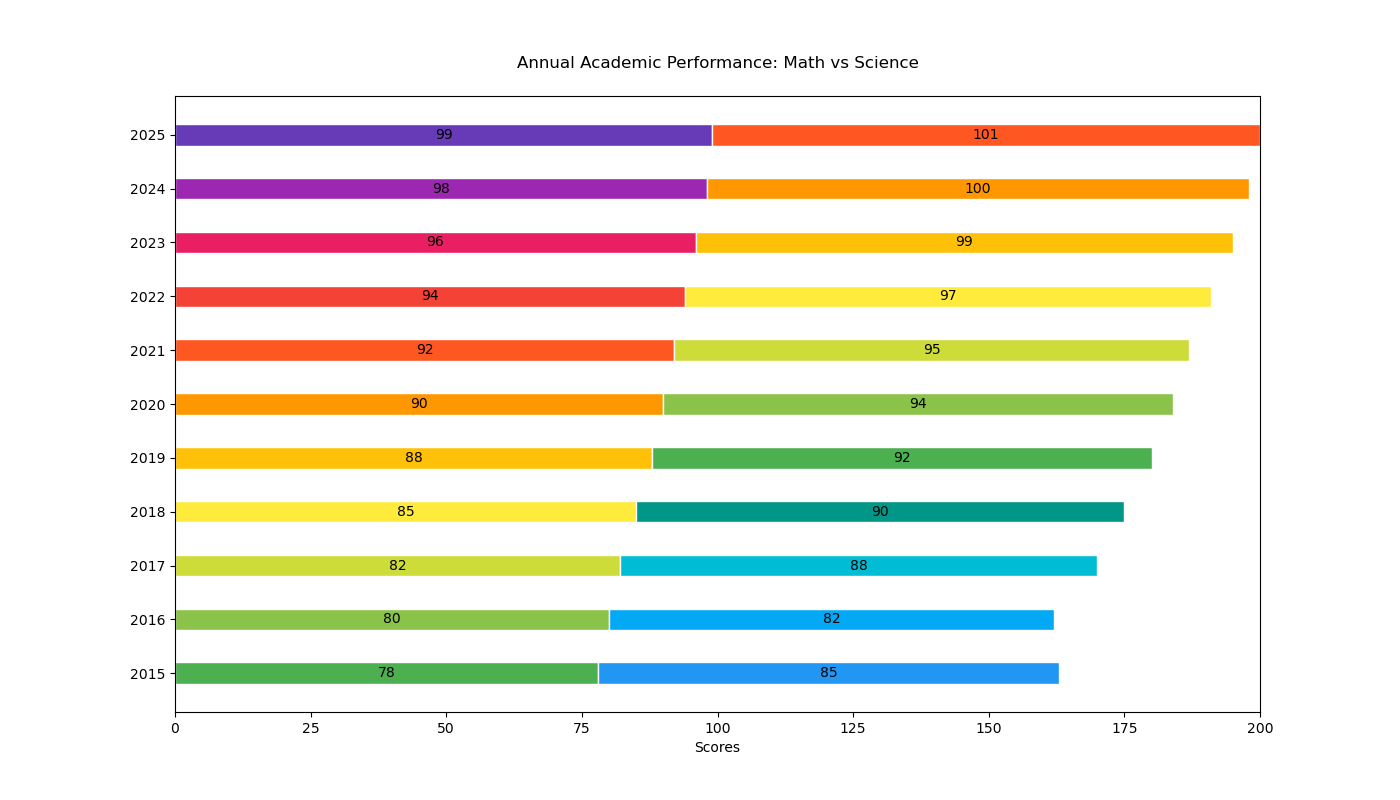

Generate this figure with Python:

import matplotlib.pyplot as plt

# Data
years = ['2015', '2016', '2017', '2018', '2019', '2020', '2021', '2022', '2023', '2024', '2025']
math_scores = [78, 80, 82, 85, 88, 90, 92, 94, 96, 98, 99]
science_scores = [85, 82, 88, 90, 92, 94, 95, 97, 99, 100, 101]

# Colors
colors_math = ['#4CAF50', '#8BC34A', '#CDDC39', '#FFEB3B', '#FFC107', '#FF9800', '#FF5722', '#F44336', '#E91E63', '#9C27B0', '#673AB7']
colors_science = ['#2196F3', '#03A9F4', '#00BCD4', '#009688', '#4CAF50', '#8BC34A', '#CDDC39', '#FFEB3B', '#FFC107', '#FF9800', '#FF5722']

# Plot
fig, ax = plt.subplots(figsize=(14, 8))  # Change width and height of the chart

bar_height = 0.4  # Change band height for bars

# Creating a horizontal stacked bar chart
bars_math = plt.barh(years, math_scores, color=colors_math, edgecolor='white', height=bar_height)
bars_science = plt.barh(years, science_scores, left=math_scores, color=colors_science, edgecolor='white', height=bar_height)

# Adding labels and title
plt.xlabel('Scores')
plt.title('Annual Academic Performance: Math vs Science', pad=20)

# Customizing the axes
plt.xlim(0, 200)  # Adjust the x-axis limit to accommodate the stack

# Adding numerical labels
for index, value in enumerate(math_scores):
    plt.text(value / 2, index, str(value), ha='center', va='center', color='black')
for index, value in enumerate(science_scores):
    plt.text(math_scores[index] + value / 2, index, str(value), ha='center', va='center', color='black')

# Display the plot
plt.show()
